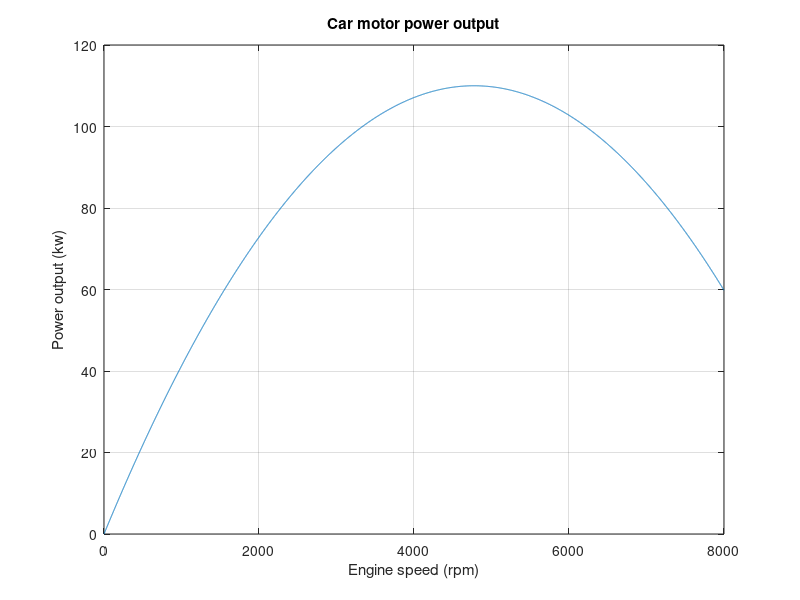

Source code (MATLAB):
clear
clc


x=0:8000;

f=@(x) (440.*(pi.*x./30))-0.44*((pi.*x./30).^2);
plot(x,f(x)/1000)
xlabel('Engine speed (rpm)')
ylabel('Power output (kw)')
title('Car motor power output')
grid on